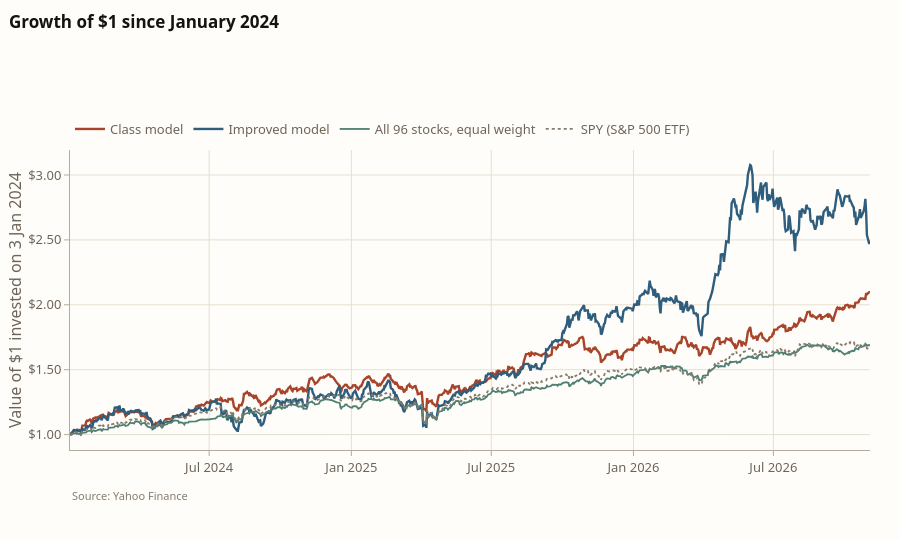

The cell this chart's notebook holds for it:
### Markdown cell above
## Figure 2 — growth of $1 out of sample

Every line comes from the same backtest in notebook 05: ten stocks in equal amounts, rebalanced monthly,
before trading costs. The two benchmarks are SPY and all 96 stocks in equal amounts.

### Code cell
daily = pd.read_csv(TAB / "daily_returns.csv", index_col="date", parse_dates=True)
growth = (1 + daily).cumprod()
growth.loc[first_day] = 1.0                      # every line starts at $1 on the first entry date
growth = growth.sort_index()

fig = go.Figure()
for key in ["original", "improved", "universe", "spy"]:
    name, color = LINE[key]
    fig.add_trace(go.Scatter(x=growth.index, y=growth[key], mode="lines", name=name,
                             line=dict(color=color, width=2.4 if key in ("original", "improved") else 1.8,
                                       dash="dot" if key == "spy" else None),
                             hovertemplate=name + ": $%{y:.2f}<extra></extra>"))
fig.update_layout(**base_layout("Growth of $1 since January 2024", height=540))
fig.update_layout(hovermode="x unified", margin=dict(l=70, r=30, t=TOP, b=90),
                  xaxis=axis_style(None, hoverformat="%d %b %Y"),
                  yaxis=axis_style(f"Value of $1 invested on {first_day.day} {first_day:%b %Y}", tickprefix="$", tickformat=".2f"))
source_note(fig, "Yahoo Finance", y=-0.12)
save_html(fig, FIG / "fig2_growth.html")
fig.show()

### Figure 1 — Plotly figure (JSON) as saved in the notebook; plotly's stock layout.template omitted (floating-point values rounded to 4 significant figures; data arrays with more than 128 entries replaced by an {"elided": "..."} marker saying what was removed)
{"data": [{"hovertemplate": "Class model: $%{y:.2f}<extra></extra>", "line": {"color": "#a8442a", "width": 2.4}, "mode": "lines", "name": "Class model", "type": "scatter", "x": {"elided": "712 str values"}, "y": {"elided": "712 float values"}}, {"hovertemplate": "Improved model: $%{y:.2f}<extra></extra>", "line": {"color": "#2f5d7c", "width": 2.4}, "mode": "lines", "name": "Improved model", "type": "scatter", "x": {"elided": "712 str values"}, "y": {"elided": "712 float values"}}, {"hovertemplate": "All 96 stocks, equal weight: $%{y:.2f}<extra></extra>", "line": {"color": "#4f7f73", "width": 1.8}, "mode": "lines", "name": "All 96 stocks, equal weight", "type": "scatter", "x": {"elided": "712 str values"}, "y": {"elided": "712 float values"}}, {"hovertemplate": "SPY (S&P 500 ETF): $%{y:.2f}<extra></extra>", "line": {"color": "#857b6c", "dash": "dot", "width": 1.8}, "mode": "lines", "name": "SPY (S&P 500 ETF)", "type": "scatter", "x": {"elided": "712 str values"}, "y": {"elided": "712 float values"}}], "layout": {"annotations": [{"align": "left", "font": {"color": "#857b6c", "size": 11}, "showarrow": false, "text": "Source: Yahoo Finance", "x": 0, "xanchor": "left", "xref": "paper", "y": -0.12, "yanchor": "top", "yref": "paper"}], "font": {"color": "#6e6559", "family": "Archivo, system-ui, -apple-system, 'Segoe UI', sans-serif", "size": 13}, "height": 540, "hoverlabel": {"bgcolor": "white", "bordercolor": "#e6dfd2", "font": {"color": "#16130f", "family": "Archivo, system-ui, -apple-system, 'Segoe UI', sans-serif", "size": 12}}, "hovermode": "x unified", "legend": {"bgcolor": "rgba(0,0,0,0)", "font": {"color": "#6e6559"}, "orientation": "h", "x": 0, "xanchor": "left", "y": 1.02, "yanchor": "bottom"}, "margin": {"b": 90, "l": 70, "r": 30, "t": 150}, "paper_bgcolor": "#fffdf9", "plot_bgcolor": "#fffdf9", "title": {"font": {"color": "#16130f", "size": 17}, "subtitle": {"font": {"color": "#6e6559", "size": 12}}, "text": "<b>Growth of $1 since January 2024</b>", "x": 0.01, "xanchor": "left", "y": 0.97, "yanchor": "top"}, "xaxis": {"gridcolor": "#e6dfd2", "gridwidth": 1, "hoverformat": "%d %b %Y", "linecolor": "#b5ab9b", "showgrid": true, "showline": true, "tickcolor": "#b5ab9b", "tickfont": {"color": "#6e6559"}, "ticks": "outside", "title": {}, "zeroline": false}, "yaxis": {"gridcolor": "#e6dfd2", "gridwidth": 1, "linecolor": "#b5ab9b", "showgrid": true, "showline": true, "tickcolor": "#b5ab9b", "tickfont": {"color": "#6e6559"}, "tickformat": ".2f", "tickprefix": "$", "ticks": "outside", "title": {"font": {"color": "#6e6559"}, "text": "Value of $1 invested on 3 Jan 2024"}, "zeroline": false}}}
